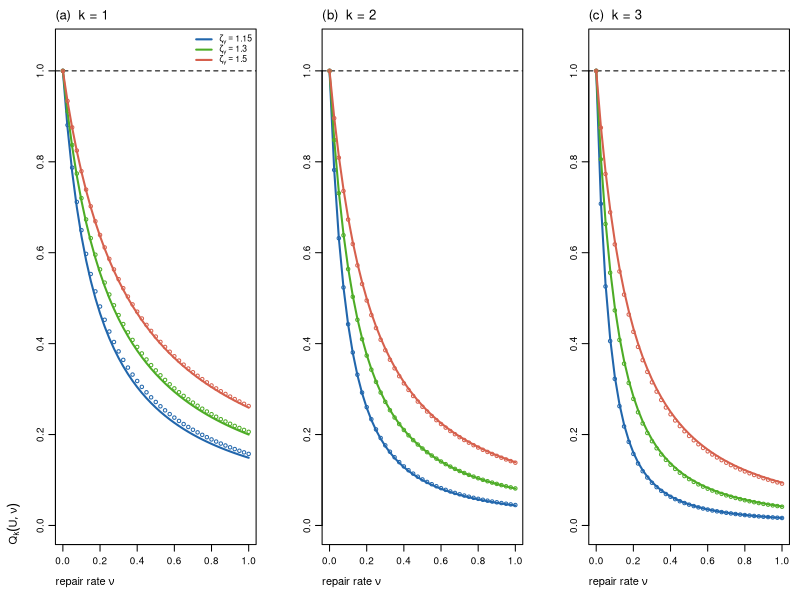
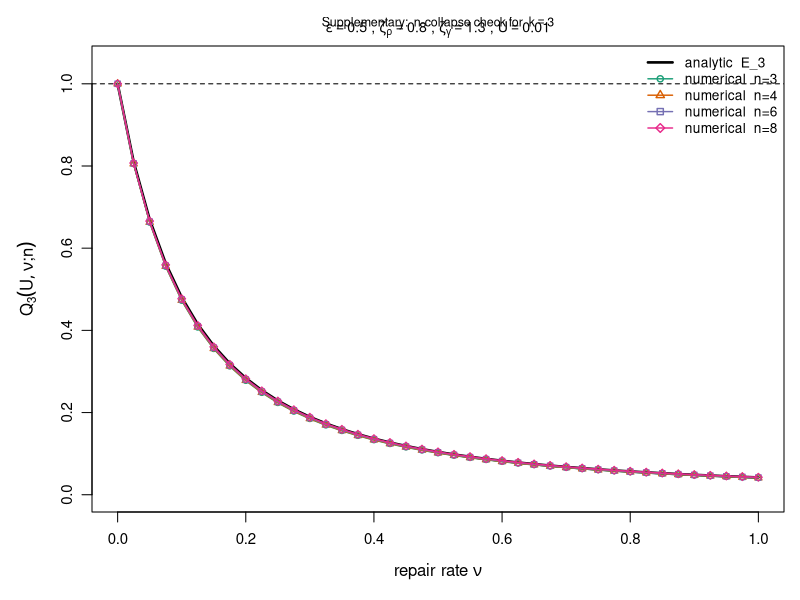

Write the R code that produced these figures, in order.
# DEPRECATED
# This script is retained for provenance only.
# Please use:
#   RepairMediatedPathFiltering_AllFigures_v4.R
# for the current analyses and all manuscript figures.

# ============================================================================
# RepairMediatedPathFiltering_MainFigure_v3.R
#
# ~/Desktop/HaldanesPrincipleExtended/HaldaneTryptich_PartIII_v2_FigPlotter.R
#
# Numerical validation of repair-mediated path filtering for:
# "Repair-Mediated Path Filtering of Mutation Load
#  in Multi-Locus Homeostatic Populations"
#
# Compares the exact finite-U nonlinear suppression ratio
#
#     Q_k(U, nu) = L_k^*(U, nu) / L_k^*(U, 0)
#
# against the leading-order path-filtering prediction E_k,
#
#     Q_k(U, nu) = E_k + O(U).
#
# Because L_k^* = lambda_k f_k^* at fixed fitness landscape,
#
#     Q_k(U, nu) = f_k^*(U, nu) / f_k^*(U, 0).
#
# The no-repair denominator is evaluated from the exact analytical
# equilibrium rather than by a second numerical integration.
#
# Panels: k = 1, 2, 3
#
# Parameters:
#   n = 4, eps = 0.5, zeta_rho = 0.8, U = 0.01
#   zeta_gamma in {1.15, 1.30, 1.50}
#   nu in [0, 1]
#
# # June 28 2026
# v3
# Last Updated: September 27, 2026
# ============================================================================

library(deSolve)

# ---- Model parameters -------------------------------------------------------
n       <- 4L
eps     <- 0.5
zeta_r  <- 0.8
U       <- 0.01
T_end   <- 20000

zeta_g_vals <- c(1.15, 1.30, 1.50)
nu_vals     <- seq(0, 1, length.out = 41)

colors <- c("#2166ac", "#4dac26", "#d6604d")
labels <- expression(zeta[gamma] == 1.15,
                     zeta[gamma] == 1.30,
                     zeta[gamma] == 1.50)

# ---- Selection coefficient lambda_k ----------------------------------------
lam <- function(k, zg, zr = zeta_r, e = eps) {
  e * (zg^k - zr^k)
}

# ---- Leading mutation-source weight w_{jk} ---------------------------------
wjk <- function(j, k, zr = zeta_r, e = eps) {
  e * zr^j * choose(n - j, k - j)
}

# ---- Exact no-repair leading coefficients c_k^(0) --------------------------
compute_c0 <- function(zg) {
  d <- zg - zeta_r
  choose(n, 0:n) / d^(0:n)
}

# ---- Repair coefficients c_k(nu) -------------------------------------------
compute_cnu <- function(nu, zg) {
  cnu    <- numeric(n + 1)
  cnu[1] <- 1.0
  
  for (k in 1:n) {
    j_idx <- 0:(k - 1)
    numer <- sum(wjk(j_idx, k) * cnu[j_idx + 1])
    cnu[k + 1] <- numer / (lam(k, zg) + k * nu)
  }
  
  cnu
}

# ---- Analytical suppression E_k = c_k(nu) / c_k^(0) ------------------------
analytic_Ek <- function(k, nu, zg) {
  c0  <- compute_c0(zg)
  cnu <- compute_cnu(nu, zg)
  cnu[k + 1] / c0[k + 1]
}

# ---- Exact no-repair finite-U class equilibrium -----------------------------
fk_norepair_exact <- function(k, zg, Uval = U) {
  denom <- (1 - Uval) * zg - zeta_r
  
  if (denom <= 0) {
    stop(sprintf(
      paste0("No pristine-positive no-repair equilibrium: ",
             "(1-U) zeta_gamma - zeta_rho = %.6g <= 0."),
      denom
    ))
  }
  
  y <- Uval / denom
  choose(n, k) * y^k / (1 + y)^n
}

# ---- Exact birth rate into class k ------------------------------------------
birth_into_k <- function(k, f, R, zr, Uval) {
  total <- 0.0
  
  for (j in 0:k) {
    nmut    <- k - j
    n_avail <- n - j
    
    if (nmut > n_avail) next
    
    prob <- choose(n_avail, nmut) *
      Uval^nmut *
      (1 - Uval)^(n_avail - nmut)
    
    total <- total + R * zr^j * f[j + 1] * prob
  }
  
  total
}

# ---- ODE right-hand side ----------------------------------------------------
odes <- function(t, state, parms) {
  f    <- state
  zg   <- parms$zg
  zr   <- parms$zr
  nu   <- parms$nu
  Uval <- parms$U
  
  mean_g <- sum(zg^(0:n) * f)
  mean_r <- sum(zr^(0:n) * f)
  R      <- eps * mean_g / mean_r
  
  df <- numeric(n + 1)
  
  for (k in 0:n) {
    births     <- birth_into_k(k, f, R, zr, Uval)
    deaths     <- eps * zg^k * f[k + 1]
    repair_out <- k * nu * f[k + 1]
    repair_in  <- if (k < n) (k + 1) * nu * f[k + 2] else 0.0
    
    df[k + 1] <- births - deaths - repair_out + repair_in
  }
  
  list(df)
}

# ---- Integrate to steady state ----------------------------------------------
integrate_ss <- function(nu, zg, ss_tol = 1e-10, mass_tol = 1e-10) {
  f_init <- c(1.0, rep(0.0, n))
  parms  <- list(zg = zg, zr = zeta_r, nu = nu, U = U)
  
  sol <- ode(
    y      = f_init,
    times  = c(0, T_end),
    func   = odes,
    parms  = parms,
    method = "lsoda",
    rtol   = 1e-10,
    atol   = 1e-12
  )
  
  f_end <- as.numeric(sol[2, 2:(n + 2)])
  
  rhs      <- odes(T_end, f_end, parms)[[1]]
  rhs_norm <- max(abs(rhs))
  
  if (rhs_norm > ss_tol) {
    warning(sprintf(
      paste0("Steady-state tolerance not met: ",
             "nu=%.4g, zeta_gamma=%.4g, ||df/dtau||_inf=%.3e"),
      nu, zg, rhs_norm
    ))
  }
  
  mass_error <- abs(sum(f_end) - 1.0)
  
  if (mass_error > mass_tol) {
    warning(sprintf(
      paste0("Simplex conservation tolerance not met: ",
             "nu=%.4g, zeta_gamma=%.4g, |sum(f)-1|=%.3e"),
      nu, zg, mass_error
    ))
  }
  
  f_end
}

# ---- Exact finite-U numerical suppression ratio Q_k -------------------------
numerical_Qk_from_state <- function(k, f_nu, zg) {
  f0_exact <- fk_norepair_exact(k, zg)
  
  if (f0_exact < 1e-30) return(NA_real_)
  
  f_nu[k + 1] / f0_exact
}

# ---- Internal consistency checks --------------------------------------------
for (zg in zeta_g_vals) {
  err <- max(abs(compute_cnu(0, zg) - compute_c0(zg)))
  
  if (err > 1e-10) {
    warning(sprintf(
      "Leading-coefficient consistency check failed for zeta_gamma=%.2f: %.3e",
      zg, err
    ))
  }
}

# ---- Compute analytical and numerical arrays --------------------------------
cat("Computing finite-U nonlinear validation...\n")

ana_list <- list()
num_list <- list()

for (zi in seq_along(zeta_g_vals)) {
  zg <- zeta_g_vals[zi]
  
  for (k in 1:3) {
    key <- paste0("k", k, "_z", zi)
    
    ana_list[[key]] <- sapply(
      nu_vals,
      function(nu) analytic_Ek(k, nu, zg)
    )
    
    num_list[[key]] <- numeric(length(nu_vals))
  }
  
  # One nonlinear integration per (nu, zeta_gamma) supplies k = 1,2,3.
  for (ni in seq_along(nu_vals)) {
    nu   <- nu_vals[ni]
    f_nu <- integrate_ss(nu, zg)
    
    for (k in 1:3) {
      key <- paste0("k", k, "_z", zi)
      num_list[[key]][ni] <- numerical_Qk_from_state(k, f_nu, zg)
    }
  }
  
  cat(sprintf("  zeta_gamma=%.2f: done\n", zg))
}

# ---- Three-panel main figure -------------------------------------------------
png(
  "cascade_figure_R.png",
  width = 9,
  height = 3.8,
  units = "in",
  res = 300
)

par(
  mfrow    = c(1, 3),
  mar      = c(4.2, 4.2, 2.2, 0.8),
  mgp      = c(2.5, 0.7, 0),
  cex.axis = 0.9,
  cex.lab  = 1.0
)

panel_labels <- c("(a)  k = 1", "(b)  k = 2", "(c)  k = 3")

for (ki in 1:3) {
  k <- ki
  
  plot(
    NA,
    xlim = c(0, 1),
    ylim = c(0, 1.05),
    xlab = expression("repair rate " * nu),
    ylab = if (ki == 1) expression(Q[k](U, nu)) else "",
    main = panel_labels[ki],
    font.main = 1,
    adj = 0
  )
  
  abline(h = 1.0, lty = 2, col = "black", lwd = 1.0)
  
  for (zi in seq_along(zeta_g_vals)) {
    key <- paste0("k", k, "_z", zi)
    col <- colors[zi]
    
    E_curve <- ana_list[[key]]
    Q_num   <- num_list[[key]]
    
    lines(nu_vals, E_curve, col = col, lwd = 2)
    points(nu_vals, Q_num, pch = 1, col = col, cex = 0.7, lwd = 1.0)
  }
  
  if (ki == 1) {
    legend(
      "topright",
      legend = labels,
      col    = colors,
      lty    = 1,
      lwd    = 2,
      bty    = "n",
      cex    = 0.78
    )
  }
}

dev.off()

cat("Figure saved to cascade_figure_R.png\n")

# =============================================================================
# Supplementary Figure S1: n-collapse check for fixed k
#
# The theorem predicts that for fixed k, the leading-order suppression factor
# E_k is independent of the total locus number n once n >= k. The finite-U
# nonlinear ratio
#
#   Q_k(U, nu; n) = L_k^*(U,nu;n) / L_k^*(U,0;n)
#
# need not be exactly n-independent at fixed U, but should lie close to the
# same analytical curve E_k(nu) when U is small.
# =============================================================================

# ---- Settings for the supplementary n-collapse check ------------------------
k_target        <- 3L
n_vals_sup      <- c(3L, 4L, 6L, 8L)
zg_sup          <- 1.30
U_sup           <- 0.01
nu_vals_sup     <- seq(0, 1, length.out = 41)

sup_colors <- c("#1b9e77", "#d95f02", "#7570b3", "#e7298a")
sup_pch    <- c(1, 2, 0, 5)

# ---- n-dependent helper functions -------------------------------------------
lam_sup <- function(k, zg, zr = zeta_r, e = eps) {
  e * (zg^k - zr^k)
}

wjk_sup <- function(j, k, n_total, zr = zeta_r, e = eps) {
  e * zr^j * choose(n_total - j, k - j)
}

compute_c0_sup <- function(n_total, zg) {
  d <- zg - zeta_r
  choose(n_total, 0:n_total) / d^(0:n_total)
}

compute_cnu_sup <- function(n_total, nu, zg) {
  cnu <- numeric(n_total + 1)
  cnu[1] <- 1.0
  
  for (k in 1:n_total) {
    j_idx <- 0:(k - 1)
    numer <- sum(wjk_sup(j_idx, k, n_total) * cnu[j_idx + 1])
    cnu[k + 1] <- numer / (lam_sup(k, zg) + k * nu)
  }
  
  cnu
}

analytic_Ek_sup <- function(k, nu, zg, n_total) {
  c0  <- compute_c0_sup(n_total, zg)
  cnu <- compute_cnu_sup(n_total, nu, zg)
  cnu[k + 1] / c0[k + 1]
}

fk_norepair_exact_sup <- function(k, n_total, zg, Uval) {
  denom <- (1 - Uval) * zg - zeta_r
  
  if (denom <= 0) {
    stop(sprintf(
      paste0("No pristine-positive no-repair equilibrium for n=%d: ",
             "(1-U) zeta_gamma - zeta_rho = %.6g <= 0."),
      n_total, denom
    ))
  }
  
  y <- Uval / denom
  choose(n_total, k) * y^k / (1 + y)^n_total
}

birth_into_k_sup <- function(k, f, R, zr, Uval, n_total) {
  total <- 0.0
  
  for (j in 0:k) {
    nmut    <- k - j
    n_avail <- n_total - j
    
    if (nmut > n_avail) next
    
    prob <- choose(n_avail, nmut) *
      Uval^nmut *
      (1 - Uval)^(n_avail - nmut)
    
    total <- total + R * zr^j * f[j + 1] * prob
  }
  
  total
}

odes_sup <- function(t, state, parms) {
  f       <- state
  n_total <- parms$n_total
  zg      <- parms$zg
  zr      <- parms$zr
  nu      <- parms$nu
  Uval    <- parms$U
  
  mean_g <- sum(zg^(0:n_total) * f)
  mean_r <- sum(zr^(0:n_total) * f)
  R      <- eps * mean_g / mean_r
  
  df <- numeric(n_total + 1)
  
  for (k in 0:n_total) {
    births     <- birth_into_k_sup(k, f, R, zr, Uval, n_total)
    deaths     <- eps * zg^k * f[k + 1]
    repair_out <- k * nu * f[k + 1]
    repair_in  <- if (k < n_total) (k + 1) * nu * f[k + 2] else 0.0
    
    df[k + 1] <- births - deaths - repair_out + repair_in
  }
  
  list(df)
}

integrate_ss_sup <- function(n_total, nu, zg, Uval,
                             ss_tol = 1e-10, mass_tol = 1e-10) {
  f_init <- c(1.0, rep(0.0, n_total))
  parms  <- list(
    n_total = n_total,
    zg      = zg,
    zr      = zeta_r,
    nu      = nu,
    U       = Uval
  )
  
  sol <- ode(
    y      = f_init,
    times  = c(0, T_end),
    func   = odes_sup,
    parms  = parms,
    method = "lsoda",
    rtol   = 1e-10,
    atol   = 1e-12
  )
  
  f_end <- as.numeric(sol[2, 2:(n_total + 2)])
  
  rhs      <- odes_sup(T_end, f_end, parms)[[1]]
  rhs_norm <- max(abs(rhs))
  if (rhs_norm > ss_tol) {
    warning(sprintf(
      paste0("Steady-state tolerance not met in n-collapse check: ",
             "n=%d, nu=%.4g, zeta_gamma=%.4g, ||df/dtau||_inf=%.3e"),
      n_total, nu, zg, rhs_norm
    ))
  }
  
  mass_error <- abs(sum(f_end) - 1.0)
  if (mass_error > mass_tol) {
    warning(sprintf(
      paste0("Simplex conservation tolerance not met in n-collapse check: ",
             "n=%d, nu=%.4g, zeta_gamma=%.4g, |sum(f)-1|=%.3e"),
      n_total, nu, zg, mass_error
    ))
  }
  
  f_end
}

numerical_Qk_sup_from_state <- function(k, f_nu, n_total, zg, Uval) {
  f0_exact <- fk_norepair_exact_sup(k, n_total, zg, Uval)
  
  if (f0_exact < 1e-30) return(NA_real_)
  
  f_nu[k + 1] / f0_exact
}

# ---- Compute supplementary data ---------------------------------------------
cat("Computing supplementary n-collapse check...\n")

sup_rows <- list()

for (n_total in n_vals_sup) {
  for (i in seq_along(nu_vals_sup)) {
    nu   <- nu_vals_sup[i]
    f_nu <- integrate_ss_sup(n_total, nu, zg_sup, U_sup)
    
    Qk_val <- numerical_Qk_sup_from_state(
      k = k_target,
      f_nu = f_nu,
      n_total = n_total,
      zg = zg_sup,
      Uval = U_sup
    )
    
    sup_rows[[length(sup_rows) + 1L]] <- data.frame(
      n = n_total,
      nu = nu,
      Qk = Qk_val
    )
  }
  
  cat(sprintf("  n=%d: done\n", n_total))
}

sup_data <- do.call(rbind, sup_rows)

# Analytical reference curve: theorem says E_k is independent of n for n >= k.
n_ref_sup <- max(n_vals_sup)
E_ref_sup <- sapply(
  nu_vals_sup,
  function(nu) analytic_Ek_sup(k_target, nu, zg_sup, n_ref_sup)
)

utils::write.csv(
  sup_data,
  file = "supplementary_ncollapse_k3.csv",
  row.names = FALSE
)

# ---- Supplementary figure ---------------------------------------------------
png(
  "supplementary_ncollapse_k3.png",
  width = 5.8,
  height = 4.4,
  units = "in",
  res = 300
)

par(
  mar = c(4.4, 4.6, 2.3, 0.8),
  mgp = c(2.6, 0.8, 0),
  cex.axis = 0.9,
  cex.lab  = 1.0
)

plot(
  NA,
  xlim = c(0, 1),
  ylim = c(0, 1.05),
  xlab = expression("repair rate " * nu),
  ylab = bquote(Q[.(k_target)](U, nu * ";" * n)),
  main = bquote("Supplementary: " ~ n * "-collapse check for " ~ k == .(k_target)),
  font.main = 1,
  cex.main = 0.75
  )

abline(h = 1, lty = 2, lwd = 1.0, col = "black")

# Common analytic curve E_k
lines(nu_vals_sup, E_ref_sup, lwd = 2.6, col = "black")

for (ii in seq_along(n_vals_sup)) {
  n_total <- n_vals_sup[ii]
  df_n <- subset(sup_data, n == n_total)
  
  lines(df_n$nu, df_n$Qk, col = sup_colors[ii], lwd = 1.4)
  points(df_n$nu, df_n$Qk,
         pch = sup_pch[ii], col = sup_colors[ii], cex = 0.75, lwd = 1.0)
}

legend(
  "topright",
  legend = c("analytic  E_3", paste0("numerical  n=", n_vals_sup)),
  col    = c("black", sup_colors),
  lty    = c(1, rep(1, length(n_vals_sup))),
  lwd    = c(2.6, rep(1.4, length(n_vals_sup))),
  pch    = c(NA, sup_pch),
  bty    = "n",
  cex    = 0.82
)

mtext(
  bquote(
    epsilon == .(eps) ~ "," ~
      zeta[rho] == .(zeta_r) ~ "," ~
      zeta[gamma] == .(zg_sup) ~ "," ~
      U == .(U_sup)
  ),
  side = 3,
  line = 0.2,
  cex = 0.85
)

dev.off()

cat("Supplementary figure saved to supplementary_ncollapse_k3.png\n")
cat("Supplementary data saved to supplementary_ncollapse_k3.csv\n")
